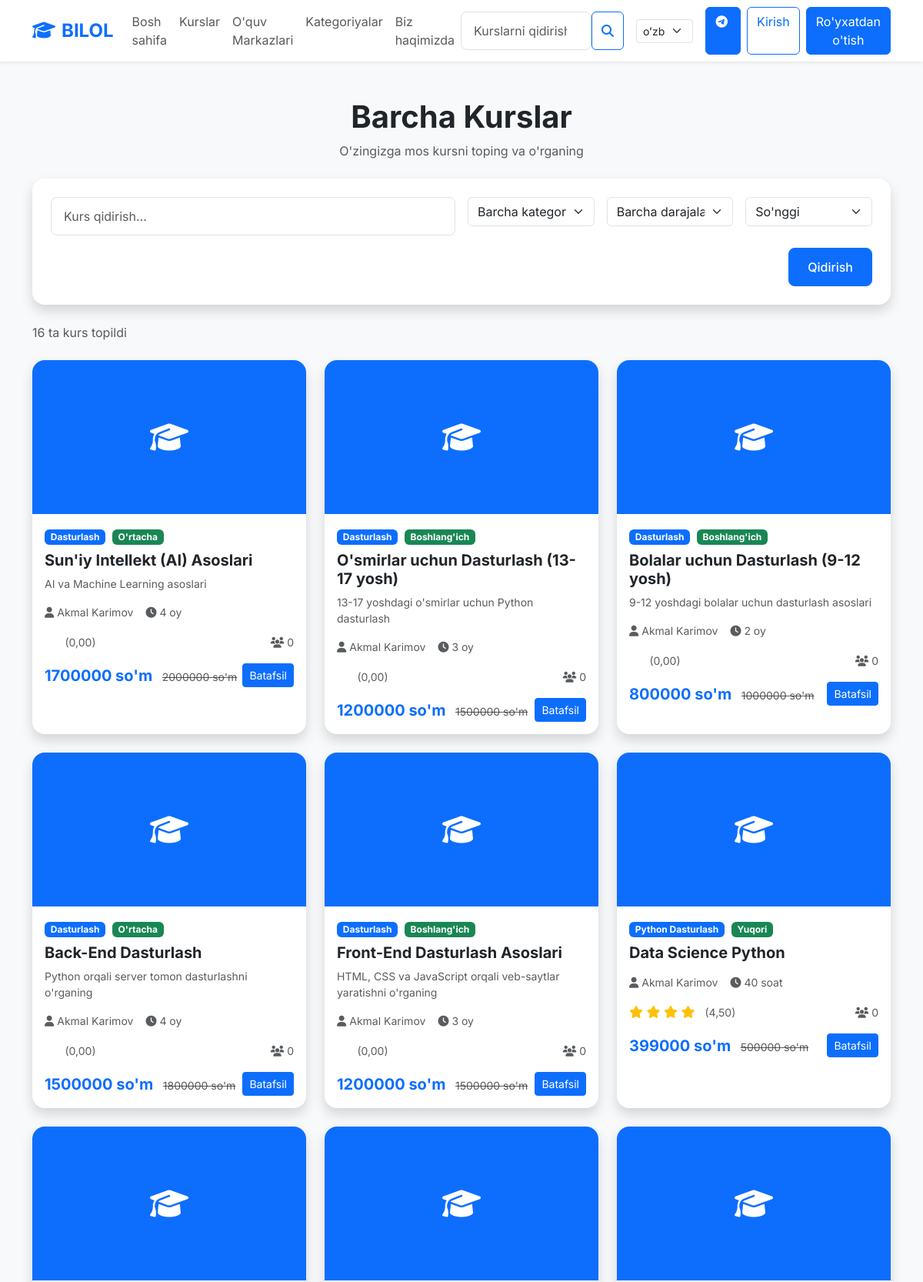
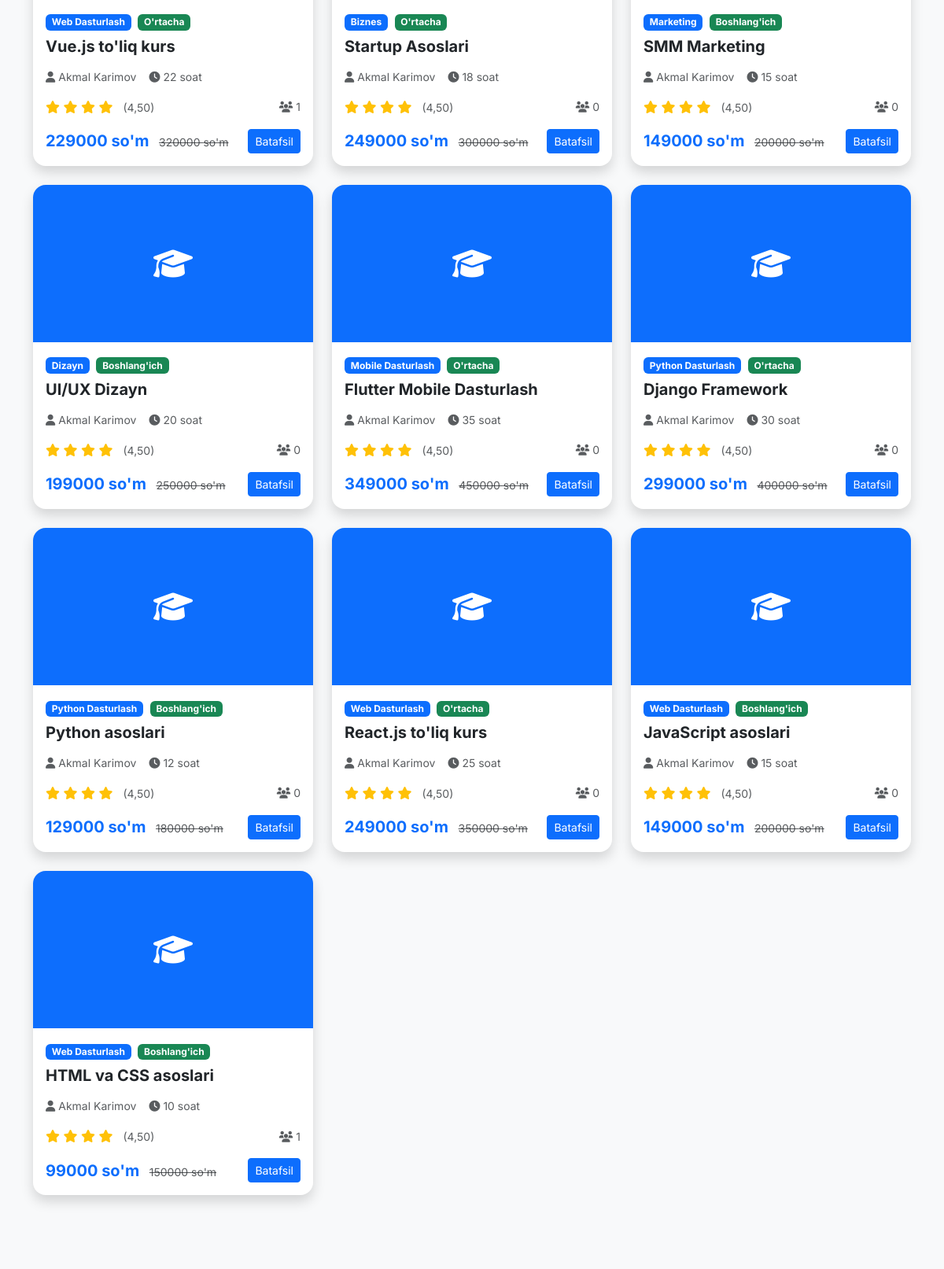
Page /courses/ (upper part) on the committed database (2 pictures, top to bottom).
### apps/courses/models.py (models this page shows, shortened)
class Course(models.Model):
    LEVEL_CHOICES = [
        ('beginner', 'Boshlang\'ich'),
        ('intermediate', 'O\'rtacha'),
        ('advanced', 'Yuqori'),
    ]
    title = models.CharField(max_length=300)
    slug = models.SlugField(unique=True)
    description = models.TextField()
    short_description = models.CharField(max_length=500)
    thumbnail = models.ImageField(upload_to='courses/thumbnails/')
    video_preview = models.FileField(upload_to='courses/previews/', blank=True, null=True)
    category = models.ForeignKey(Category, on_delete=models.CASCADE, related_name='courses')
    mentor = models.ForeignKey(settings.AUTH_USER_MODEL, on_delete=models.CASCADE, related_name='courses')
    price = models.DecimalField(max_digits=10, decimal_places=2)
    discount_price = models.DecimalField(max_digits=10, decimal_places=2, blank=True, null=True)
    level = models.CharField(max_length=20, choices=LEVEL_CHOICES, default='beginner')
    duration = models.CharField(max_length=100)  # e.g., "4 weeks", "2 months"
    total_hours = models.PositiveIntegerField(default=0)
    language = models.CharField(max_length=50, default='Uzbek')
    is_published = models.BooleanField(default=True)
    is_featured = models.BooleanField(default=False)
    students_count = models.PositiveIntegerField(default=0)
    rating = models.DecimalField(max_digits=3, decimal_places=2, default=0.00)
    reviews_count = models.PositiveIntegerField(default=0)
    created_at = models.DateTimeField(auto_now_add=True)
    updated_at = models.DateTimeField(auto_now=True)
    class Meta:
        verbose_name = 'Course'
        verbose_name_plural = 'Courses'
        ordering = ['-created_at']

class Category(models.Model):
    name = models.CharField(max_length=200)
    slug = models.SlugField(unique=True)
    description = models.TextField(blank=True, null=True)
    icon = models.CharField(max_length=100, blank=True, null=True)
    created_at = models.DateTimeField(auto_now_add=True)
    class Meta:
        verbose_name = 'Category'
        verbose_name_plural = 'Categories'
        ordering = ['name']

### apps/accounts/models.py (models this page shows, shortened)
class User(AbstractUser):
    ROLE_CHOICES = [
        ('student', 'Student'),
        ('mentor', 'Mentor'),
        ('admin', 'Admin'),
    ]
    email = models.EmailField(unique=True)
    phone = models.CharField(max_length=20, blank=True, null=True)
    role = models.CharField(max_length=20, choices=ROLE_CHOICES, default='student')
    avatar = models.ImageField(upload_to='avatars/', blank=True, null=True)
    bio = models.TextField(blank=True, null=True)
    date_of_birth = models.DateField(blank=True, null=True)
    is_verified = models.BooleanField(default=False)
    coins = models.PositiveIntegerField(default=0)  # Coins for shop
    created_at = models.DateTimeField(auto_now_add=True)
    updated_at = models.DateTimeField(auto_now=True)
    USERNAME_FIELD = 'email'
    REQUIRED_FIELDS = ['username']
    class Meta:
        verbose_name = 'User'
        verbose_name_plural = 'Users'
        ordering = ['-created_at']
    def get_full_name(self):
        return f"{self.first_name} {self.last_name}".strip() or self.username

### apps/courses/views.py (the view, shortened to what this page needs)
# urls.py: path('courses/', views.courses_list_view, name='list'),
def courses_list_view(request):
    query = request.GET.get('q', '')
    category_slug = request.GET.get('category', '')
    level = request.GET.get('level', '')
    sort_by = request.GET.get('sort', 'latest')
    courses = Course.objects.filter(is_published=True)
    if category_slug:
        courses = courses.filter(category__slug=category_slug)
    if level:
        courses = courses.filter(level=level)
    if sort_by == 'price_low':
        courses = courses.order_by('price')
    elif sort_by == 'price_high':
        courses = courses.order_by('-price')
    elif sort_by == 'popular':
        courses = courses.order_by('-students_count')
    elif sort_by == 'rating':
        courses = courses.order_by('-rating')
    else:  # latest
        courses = courses.order_by('-created_at')
    categories = Category.objects.all()
    context = {
        'courses': courses,
        'categories': categories,
        'query': query,
        'selected_category': category_slug,
        'selected_level': level,
        'sort_by': sort_by,
    }
    return render(request, 'courses/course_list.html', context)

### templates/courses/course_list.html (shortened to what this page needs)
{% extends 'base.html' %}
{% load i18n %}
{% block content %}
<section class="py-5 bg-light">
    <div class="container">
        <div class="text-center mb-4">
            <h1 class="fw-bold mb-2">{% trans "Barcha Kurslar" %}</h1>
            <p class="text-muted">{% trans "O'zingizga mos kursni toping va o'rganing" %}</p>
        </div>
        <div class="card card-custom mb-4">
            <div class="card-body p-4">
                <form method="get">
                    <div class="row g-3">
                        <div class="col-md-6">
                            <input type="text" name="q" value="{{ query }}" placeholder="{% trans "Kurs qidirish..." %}" class="form-control">
                        </div>
                        <div class="col-md-2">
                            <select name="category" class="form-select">
                                <option value="">{% trans "Barcha kategoriyalar" %}</option>
                            </select>
                        </div>
                        <div class="col-md-2">
                            <select name="level" class="form-select">
                                <option value="">{% trans "Barcha darajalar" %}</option>
                            </select>
                        </div>
                        <div class="col-md-2">
                            <select name="sort" class="form-select">
                                <option value="latest" {% if sort_by == 'latest' %}selected{% endif %}>{% trans "So'nggi" %}</option>
                            </select>
                        </div>
                    </div>
                    <div class="mt-3 text-end">
                        <button type="submit" class="btn btn-primary btn-custom">{% trans "Qidirish" %}</button>
                    </div>
                </form>
            </div>
        </div>
        <div class="mb-4">
            <p class="text-muted">{{ courses.count }} {% trans "ta kurs topildi" %}</p>
        </div>
        <div class="row g-4">
            {% for course in courses %}
            <div class="col-md-6 col-lg-4">
                <div class="card card-custom h-100">
                    <div class="position-relative">
                        {% if course.thumbnail %}
                        <img src="{{ course.thumbnail.url }}" alt="{{ course.title }}" class="card-img-top course-card-img">
                        {% else %}
                        <div class="card-img-top course-card-img bg-primary d-flex align-items-center justify-content-center">
                            <i class="fas fa-graduation-cap text-white fs-1"></i>
                        </div>
                        {% endif %}
                    </div>
                    <div class="card-body">
                        <div class="mb-2">
                            <span class="badge bg-primary me-1">{{ course.category.name }}</span>
                            <span class="badge bg-success">{{ course.get_level_display }}</span>
                        </div>
                        <h5 class="fw-bold mb-2">{{ course.title }}</h5>
                        <p class="text-muted small mb-3">{{ course.short_description|truncatewords:15 }}</p>
                        <div class="d-flex gap-3 mb-3 text-muted small">
                            <span><i class="fas fa-user me-1"></i>{{ course.mentor.get_full_name }}</span>
                            <span><i class="fas fa-clock me-1"></i>{{ course.duration }}</span>
                        </div>
                        <div class="d-flex justify-content-between align-items-center mb-3">
                            <div class="rating-stars">
                                {% for i in ''|center:5 %}
                                <i class="fas fa-star{% if forloop.counter > course.rating %}-o text-muted{% endif %}"></i>
                                {% endfor %}
                                <span class="ms-1 small text-muted">({{ course.rating }})</span>
                            </div>
                            <span class="small text-muted"><i class="fas fa-users me-1"></i>{{ course.students_count }}</span>
                        </div>
                        <div class="d-flex justify-content-between align-items-center">
                            <div>
                                {% if course.discount_price %}
                                <span class="fw-bold text-primary fs-5">{{ course.discount_price|floatformat:0 }} so'm</span>
                                <span class="text-decoration-line-through text-muted ms-2 small">{{ course.price|floatformat:0 }} so'm</span>
                                {% else %}
                                <span class="fw-bold text-primary fs-5">{{ course.price|floatformat:0 }} so'm</span>
                                {% endif %}
                            </div>
                            <a href="{% url 'courses:detail' course.slug %}" class="btn btn-primary btn-sm">{% trans "Batafsil" %}</a>
                        </div>
                    </div>
                </div>
            </div>
            {% empty %}
            <div class="col-12 text-center py-5">
                <i class="fas fa-search text-muted fs-1 mb-3"></i>
                <p class="text-muted">{% trans "Kurslar topilmadi." %}</p>
            </div>
            {% endfor %}
        </div>
    </div>
</section>
{% endblock %}

### static/css/style.css (style rules this page uses)
:root { --primary-color: #0d6efd; --secondary-color: #6c757d; --success-color: #198754; --danger-color: #dc3545; --warning-color: #ffc107; --info-color: #0dcaf0; --light-color: #f8f9fa; --dark-color: #212529; }
body { font-family: 'Inter', sans-serif; background-color: #f8f9fa; }
.card-custom { border: none; border-radius: 1rem; box-shadow: 0 0.5rem 1rem rgba(0, 0, 0, 0.15); transition: transform 0.3s ease, box-shadow 0.3s ease; }
.course-card-img { height: 200px; object-fit: cover; border-top-left-radius: 1rem; border-top-right-radius: 1rem; }
.rating-stars { color: #ffc107; }
.btn-custom { padding: 0.75rem 1.5rem; border-radius: 0.5rem; font-weight: 500; transition: all 0.3s ease; }
.form-control { border-radius: 0.5rem; padding: 0.75rem 1rem; border: 1px solid #dee2e6; }
html { scroll-behavior: smooth; }

### rows in the picture
Course: category.name "Dasturlash", level "O'rtacha", title "Sun'iy Intellekt (AI) Asoslari", short_description "AI va Machine Learning asoslari", mentor.get_full_name "Akmal Karimov", duration "4 oy", rating "0,00", students_count "0", discount_price "1700000", price "2000000"
Course: category.name "Dasturlash", level "Boshlang'ich", title "O'smirlar uchun Dasturlash (13-17 yosh)", short_description "13-17 yoshdagi o'smirlar uchun Python dasturlash", mentor.get_full_name "Akmal Karimov", duration "3 oy", rating "0,00", students_count "0", discount_price "1200000", price "1500000"
Course: category.name "Dasturlash", level "Boshlang'ich", title "Bolalar uchun Dasturlash (9-12 yosh)", short_description "9-12 yoshdagi bolalar uchun dasturlash asoslari", mentor.get_full_name "Akmal Karimov", duration "2 oy", rating "0,00", students_count "0", discount_price "800000", price "1000000"
Course: category.name "Dasturlash", level "O'rtacha", title "Back-End Dasturlash", short_description "Python orqali server tomon dasturlashni o'rganing", mentor.get_full_name "Akmal Karimov", duration "4 oy", rating "0,00", students_count "0", discount_price "1500000", price "1800000"
Course: category.name "Dasturlash", level "Boshlang'ich", title "Front-End Dasturlash Asoslari", short_description "HTML, CSS va JavaScript orqali veb-saytlar yaratishni o'rganing", mentor.get_full_name "Akmal Karimov", duration "3 oy", rating "0,00", students_count "0", discount_price "1200000", price "1500000"
Course: category.name "Python Dasturlash", level "Yuqori", title "Data Science Python", mentor.get_full_name "Akmal Karimov", duration "40 soat", rating "4,50", students_count "0", discount_price "399000", price "500000"
Course: category.name "Web Dasturlash", level "O'rtacha", title "Vue.js to'liq kurs", mentor.get_full_name "Akmal Karimov", duration "22 soat", rating "4,50", students_count "1", discount_price "229000", price "320000"
Course: category.name "Biznes", level "O'rtacha", title "Startup Asoslari", mentor.get_full_name "Akmal Karimov", duration "18 soat", rating "4,50", students_count "0", discount_price "249000", price "300000"
Course: category.name "Marketing", level "Boshlang'ich", title "SMM Marketing", mentor.get_full_name "Akmal Karimov", duration "15 soat", rating "4,50", students_count "0", discount_price "149000", price "200000"
Course: category.name "Dizayn", level "Boshlang'ich", title "UI/UX Dizayn", mentor.get_full_name "Akmal Karimov", duration "20 soat", rating "4,50", students_count "0", discount_price "199000", price "250000"
Course: category.name "Mobile Dasturlash", level "O'rtacha", title "Flutter Mobile Dasturlash", mentor.get_full_name "Akmal Karimov", duration "35 soat", rating "4,50", students_count "0", discount_price "349000", price "450000"
Course: category.name "Python Dasturlash", level "O'rtacha", title "Django Framework", mentor.get_full_name "Akmal Karimov", duration "30 soat", rating "4,50", students_count "0", discount_price "299000", price "400000"
Course: category.name "Python Dasturlash", level "Boshlang'ich", title "Python asoslari", mentor.get_full_name "Akmal Karimov", duration "12 soat", rating "4,50", students_count "0", discount_price "129000", price "180000"
Course: category.name "Web Dasturlash", level "O'rtacha", title "React.js to'liq kurs", mentor.get_full_name "Akmal Karimov", duration "25 soat", rating "4,50", students_count "0", discount_price "249000", price "350000"
Course: category.name "Web Dasturlash", level "Boshlang'ich", title "JavaScript asoslari", mentor.get_full_name "Akmal Karimov", duration "15 soat", rating "4,50", students_count "0", discount_price "149000", price "200000"
Course: category.name "Web Dasturlash", level "Boshlang'ich", title "HTML va CSS asoslari", mentor.get_full_name "Akmal Karimov", duration "10 soat", rating "4,50", students_count "1", discount_price "99000", price "150000"

### other values in the picture
{{ courses.count }} "16"
form field language "oʻzbek tili"
